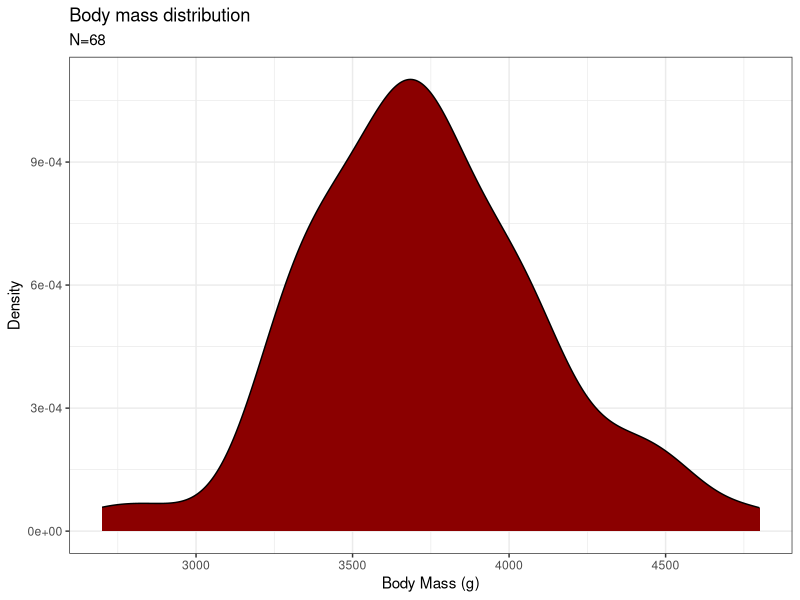
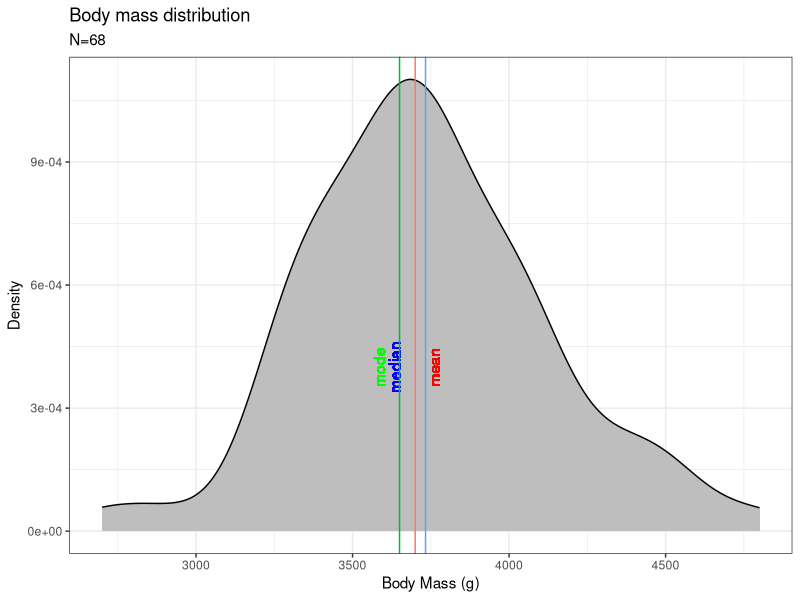
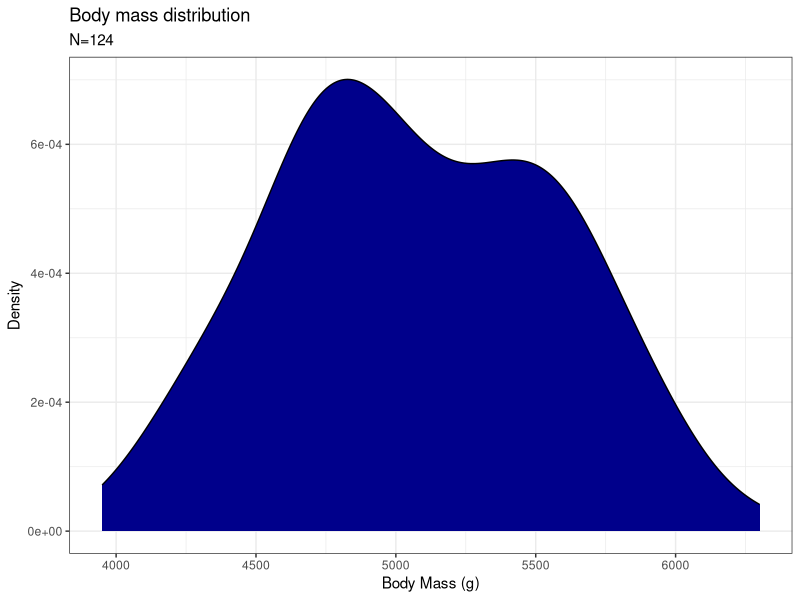
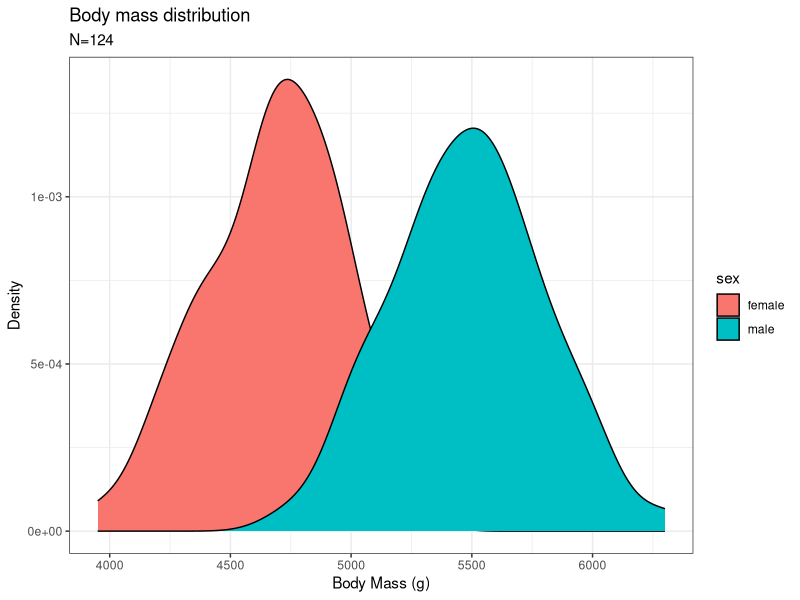
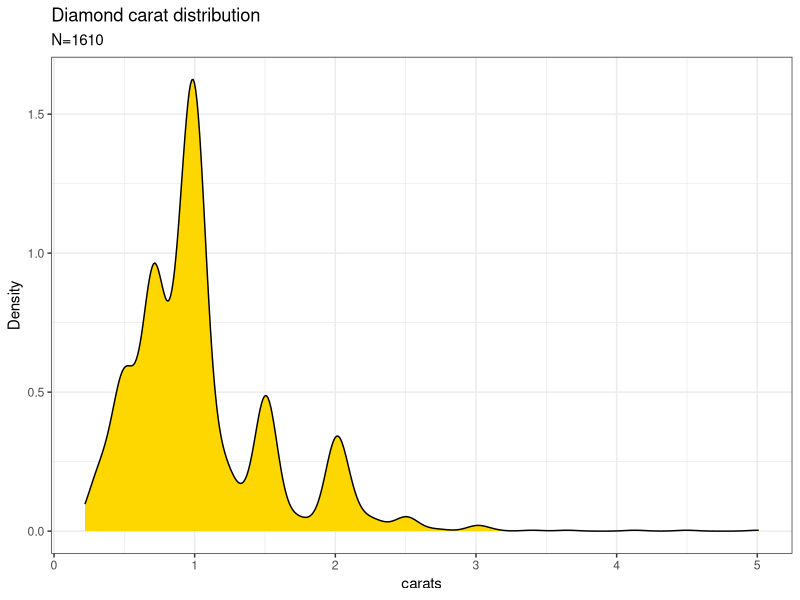
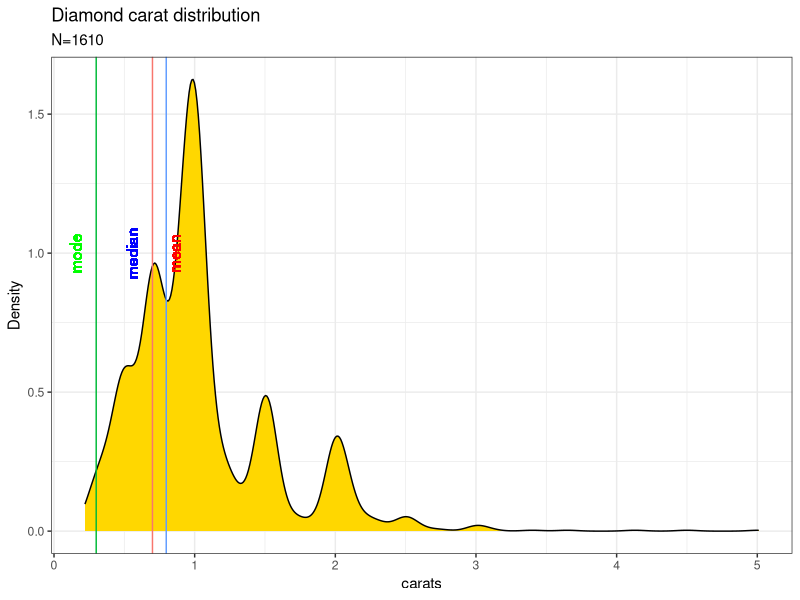

Generate these figures, in order, with R:
## ---- chunk 1
#| include: false
paged_print <- function(x, options) {
  knitr::asis_output(
    rmarkdown:::paged_table_html(x, options = attr(
      x,
      "options"
    )),
    meta = list(dependencies = rmarkdown::html_dependency_pagedtable())
  )
}

registerS3method(
  "knit_print", "data.frame", paged_print,
  envir = asNamespace("knitr")
)
## ---- chunk 2
#install.packages("palmerpenguins")
library(ggplot2)
library(dplyr)
library(palmerpenguins)

penguins %>% filter(species == "Chinstrap") %>% ggplot(aes(x = body_mass_g)) + 
  xlab("Body Mass (g)") + ylab("Density") + ggtitle("Body mass distribution") + 
  geom_density(fill = "darkred") + 
  labs(subtitle = paste0("N=",penguins %>% filter(species == "Chinstrap") %>% nrow())) +
  theme_bw()
## ---- chunk 3
library(tidyverse)
library(palmerpenguins)

# Create function to get mode
getmode <- function(v) {
   uniqv <- unique(v)
   uniqv[which.max(tabulate(match(v, uniqv)))]
}

pen_avg <- penguins %>% filter(species == "Chinstrap") %>% summarise(mean = mean(body_mass_g),
                                                          median = median(body_mass_g),
                                                          mode = getmode(body_mass_g))

penguins %>% filter(species == "Chinstrap") %>% 
  ggplot(aes(x = body_mass_g)) + 
  xlab("Body Mass (g)") + ylab("Density") + ggtitle("Body mass distribution") + 
  geom_density(fill = "grey") + 
  labs(subtitle = paste0("N=",penguins %>% filter(species == "Chinstrap") %>% nrow())) +
  geom_vline(aes(xintercept = pen_avg$mean, colour = "red")) +
  geom_text(aes(x=pen_avg$mean, label="mean", y=4e-04), colour="red", angle=90, vjust = 1.2, text=element_text(size=11)) +
  geom_vline(aes(xintercept = pen_avg$median, colour = "blue")) +
  geom_text(aes(x=pen_avg$median, label="median", y=4e-04), colour="blue", angle=90, vjust = -1.2, text=element_text(size=11)) +
geom_vline(aes(xintercept = pen_avg$mode, colour = "green")) +
  geom_text(aes(x=pen_avg$mode, label="mode", y=4e-04), colour="green", angle=90, vjust = -1.2, text=element_text(size=11)) +
  theme_bw() + theme(legend.position="none")
## ---- chunk 4
#install.packages("palmerpenguins")
library(tidyverse)
library(palmerpenguins)

penguins %>% filter(species == "Gentoo") %>% ggplot(aes(x = body_mass_g)) + 
  xlab("Body Mass (g)") + ylab("Density") + ggtitle("Body mass distribution") + 
  geom_density(fill = "darkblue") + 
  labs(subtitle = paste0("N=",penguins %>% filter(species == "Gentoo") %>% nrow())) +
  theme_bw()
## ---- chunk 5
#install.packages("palmerpenguins")
library(tidyverse)
library(palmerpenguins)

penguins %>% filter(species == "Gentoo") %>% drop_na() %>%
  ggplot(aes(x = body_mass_g, fill = sex)) + 
  xlab("Body Mass (g)") + ylab("Density") + ggtitle("Body mass distribution") + 
  geom_density() + 
  labs(subtitle = paste0("N=",penguins %>% filter(species == "Gentoo") %>% nrow())) +
  theme_bw()
## ---- chunk 6
#install.packages("palmerpenguins")
library(tidyverse)
library(palmerpenguins)

diamonds %>% filter(cut == "Fair") %>%
  ggplot(aes(x = carat)) + 
  xlab("carats") + ylab("Density") + ggtitle("Diamond carat distribution") + 
  geom_density(fill = "gold") + 
  labs(subtitle = paste0("N=",diamonds %>% filter(cut == "Fair") %>% nrow())) +
  theme_bw()
## ---- chunk 7
#install.packages("palmerpenguins")
library(tidyverse)
library(palmerpenguins)

# Create function to get mode
getmode <- function(v) {
   uniqv <- unique(v)
   uniqv[which.max(tabulate(match(v, uniqv)))]
}

diamonds %>% filter(cut == "Fair") %>%
  ggplot(aes(x = carat)) + 
  xlab("carats") + ylab("Density") + ggtitle("Diamond carat distribution") + 
  geom_density(fill = "gold") + 
  labs(subtitle = paste0("N=",diamonds %>% filter(cut == "Fair") %>% nrow())) +
  geom_vline(aes(xintercept = mean(diamonds$carat), colour = "red")) +
  geom_text(aes(x=mean(diamonds$carat), label="mean", y=1), colour="red", angle=90, vjust = 1.2, text=element_text(size=11)) +
  geom_vline(aes(xintercept = median(diamonds$carat), colour = "blue")) +
  geom_text(aes(x=median(diamonds$carat), label="median", y=1), colour="blue", angle=90, vjust = -1.2, text=element_text(size=11)) +
geom_vline(aes(xintercept = getmode(diamonds$carat), colour = "green")) +
  geom_text(aes(x=getmode(diamonds$carat), label="mode", y=1), colour="green", angle=90, vjust = -1.2, text=element_text(size=11)) +
  theme_bw() + theme(legend.position="none")
## ---- chunk 8
#| echo: false
Sys.time()
